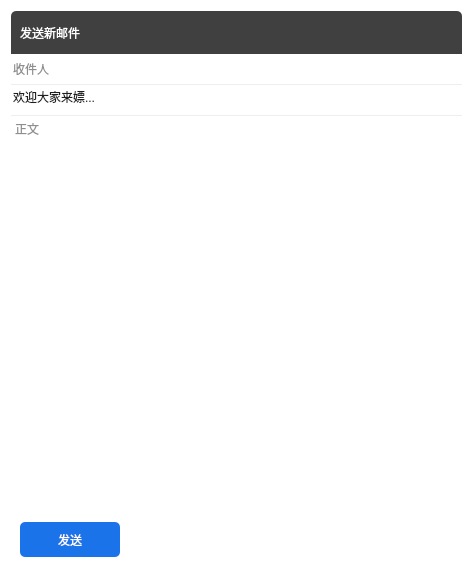
<?xml version="1.0" encoding="UTF-8"?>
<ui version="4.0">
 <class>MainWindow</class>
 <widget class="QWidget" name="MainWindow">
  <property name="geometry">
   <rect>
    <x>0</x>
    <y>0</y>
    <width>473</width>
    <height>577</height>
   </rect>
  </property>
  <property name="windowTitle">
   <string>MainWindow</string>
  </property>
  <property name="styleSheet">
   <string notr="true">QWidget
{
	
	background-color: rgb(255, 255, 255);
}

QWidget#titleWidget
{	
	border-top-left-radius:5px;
	border-top-right-radius:5px;
	background-color: rgb(64,64,64);
}
QWidget#titleWidget QPushButton,QWidget#titleWidget QLabel
{	
	background-color:transparent;
	color:white;
	font:normal 13px &quot;微软雅黑&quot;;
}

QPushButton#btnMin
{
	image: url(:/images/min.png);
}

QPushButton#btnClose
{
	image: url(:/images/quit.png);
}

QPushButton#btnMax
{
	image: url(:/images/max.png);
}

QPushButton#btnMin:hover,QPushButton#btnMax:hover,QPushButton#btnClose:hover
{
	background-color: rgba(208, 210, 213,200);
}


QLineEdit
{
	border:none;
	border-bottom:1px solid rgb(236,239,241);
	min-height:30px;
	color:rgb(30,30,30);
	font:normal 15px &quot;楷体&quot;;
}
QTextEdit
{
	border:none;
	color:rgb(30,30,30);
	font:normal 15px &quot;楷体&quot;;
}

QPushButton
{
	border:none;
	border-radius:5px;
	min-width:25px;
	min-height:25px;
	max-width:25px;
	max-height:25px;
}
QPushButton:hover
{
	background-color: rgb(242,242,242);
}

QPushButton#btnSend
{
	min-width:100px;
	min-height:35px;
	max-width:100px;
	max-height:35px;
	
	background-color: rgb(26,115,232);
	color:white;
	font:bold 15px &quot;宋体&quot;;
}
QPushButton#btnSend:hover
{
	background-color: rgb(41,123,230);
}

QPushButton#btnAddatt
{
	image: url(:/images/att.png);
}

QPushButton#btnAddatt:hover
{
	image: url(:/images/att-hover.png);
}

QPushButton#btnAddImage
{
	image: url(:/images/image.png);
}

QPushButton#btnAddImage:hover
{
	image: url(:/images/image-hover.png);
}




</string>
  </property>
  <layout class="QVBoxLayout" name="verticalLayout">
   <property name="spacing">
    <number>0</number>
   </property>
   <item>
    <widget class="QWidget" name="titleWidget" native="true">
     <layout class="QHBoxLayout" name="horizontalLayout_2">
      <item>
       <widget class="QLabel" name="label">
        <property name="text">
         <string>发送新邮件</string>
        </property>
       </widget>
      </item>
      <item>
       <spacer name="horizontalSpacer_2">
        <property name="orientation">
         <enum>Qt::Horizontal</enum>
        </property>
        <property name="sizeType">
         <enum>QSizePolicy::Expanding</enum>
        </property>
        <property name="sizeHint" stdset="0">
         <size>
          <width>270</width>
          <height>20</height>
         </size>
        </property>
       </spacer>
      </item>
      <item>
       <widget class="QPushButton" name="btnMin">
        <property name="text">
         <string/>
        </property>
       </widget>
      </item>
      <item>
       <widget class="QPushButton" name="btnMax">
        <property name="text">
         <string/>
        </property>
       </widget>
      </item>
      <item>
       <widget class="QPushButton" name="btnClose">
        <property name="text">
         <string/>
        </property>
       </widget>
      </item>
     </layout>
    </widget>
   </item>
   <item>
    <widget class="QLineEdit" name="editRecv">
     <property name="text">
      <string/>
     </property>
     <property name="placeholderText">
      <string>收件人</string>
     </property>
    </widget>
   </item>
   <item>
    <widget class="QLineEdit" name="editSubject">
     <property name="text">
      <string>欢迎大家来嫖...</string>
     </property>
     <property name="placeholderText">
      <string>主题</string>
     </property>
    </widget>
   </item>
   <item>
    <widget class="QTextEdit" name="textEdit">
     <property name="html">
      <string>&lt;!DOCTYPE HTML PUBLIC &quot;-//W3C//DTD HTML 4.0//EN&quot; &quot;http://www.w3.org/TR/REC-html40/strict.dtd&quot;&gt;
&lt;html&gt;&lt;head&gt;&lt;meta name=&quot;qrichtext&quot; content=&quot;1&quot; /&gt;&lt;style type=&quot;text/css&quot;&gt;
p, li { white-space: pre-wrap; }
&lt;/style&gt;&lt;/head&gt;&lt;body style=&quot; font-family:'楷体'; font-size:15px; font-weight:400; font-style:normal;&quot;&gt;
&lt;p style=&quot;-qt-paragraph-type:empty; margin-top:0px; margin-bottom:0px; margin-left:0px; margin-right:0px; -qt-block-indent:0; text-indent:0px;&quot;&gt;&lt;br /&gt;&lt;/p&gt;&lt;/body&gt;&lt;/html&gt;</string>
     </property>
     <property name="placeholderText">
      <string>正文</string>
     </property>
    </widget>
   </item>
   <item>
    <widget class="QWidget" name="widget_2" native="true">
     <layout class="QHBoxLayout" name="horizontalLayout">
      <item>
       <widget class="QPushButton" name="btnSend">
        <property name="minimumSize">
         <size>
          <width>100</width>
          <height>35</height>
         </size>
        </property>
        <property name="maximumSize">
         <size>
          <width>100</width>
          <height>35</height>
         </size>
        </property>
        <property name="text">
         <string>发送</string>
        </property>
       </widget>
      </item>
      <item>
       <widget class="QPushButton" name="btnAddatt">
        <property name="toolTip">
         <string>添加附件</string>
        </property>
        <property name="text">
         <string/>
        </property>
       </widget>
      </item>
      <item>
       <widget class="QPushButton" name="btnAddImage">
        <property name="toolTip">
         <string>添加图片</string>
        </property>
        <property name="text">
         <string/>
        </property>
       </widget>
      </item>
      <item>
       <spacer name="horizontalSpacer">
        <property name="orientation">
         <enum>Qt::Horizontal</enum>
        </property>
        <property name="sizeHint" stdset="0">
         <size>
          <width>266</width>
          <height>32</height>
         </size>
        </property>
       </spacer>
      </item>
     </layout>
    </widget>
   </item>
  </layout>
 </widget>
 <resources/>
 <connections/>
</ui>
